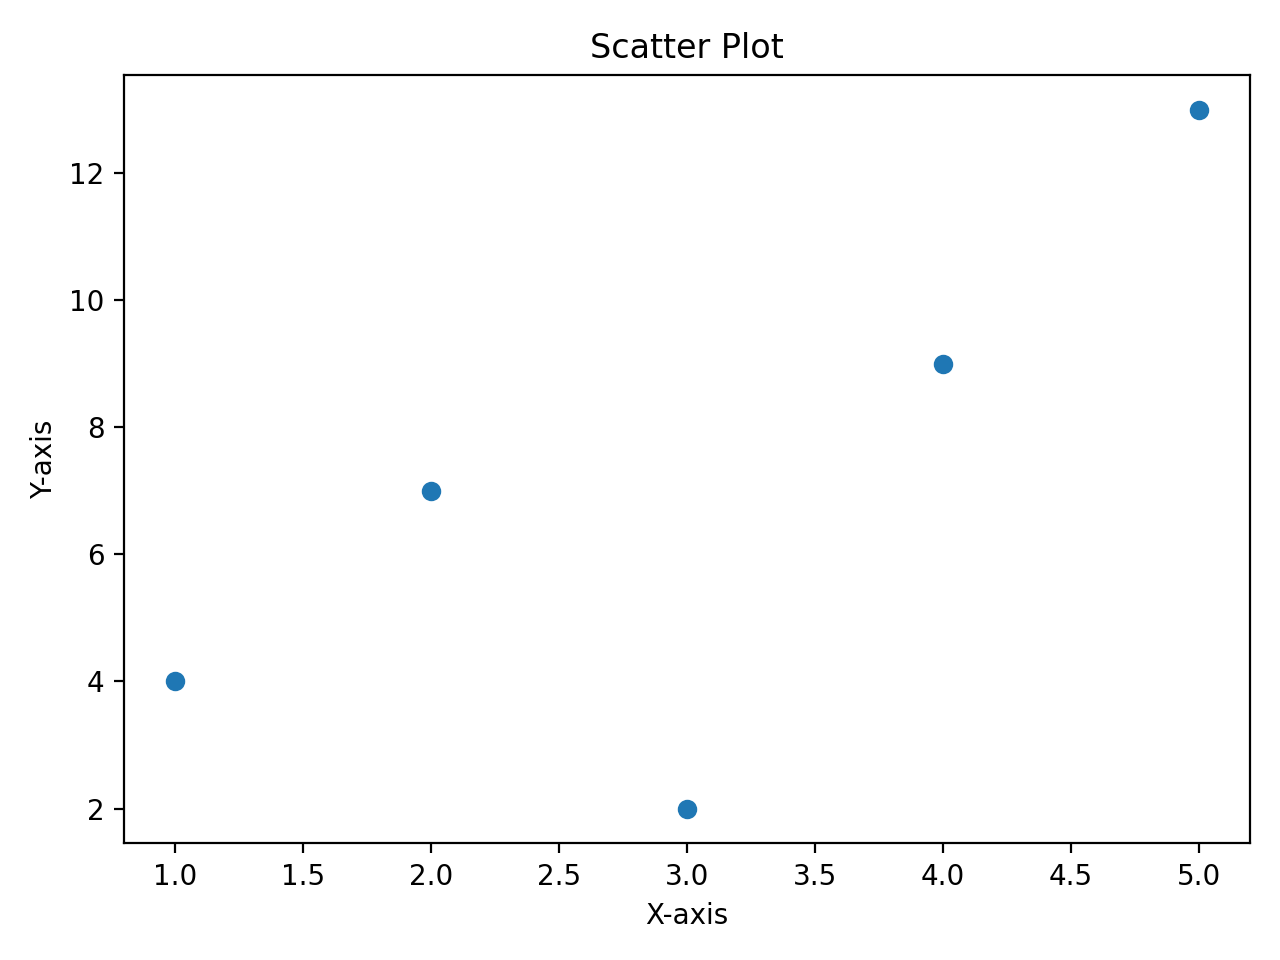

Reproduce this figure in Python.
"""
散点图展示：二维数据点的分布与趋势。

教学重点：
  - 使用 matplotlib 绘制散点图（Scatter Plot）
  - 散点图常用于观察两个变量之间的相关性
  - 数据点的位置由 (x, y) 坐标对决定
"""

# --- 1. 导入与后端设置 ---
import matplotlib

matplotlib.use("Agg")  # 使用非交互式后端，适合脚本环境保存图片

import matplotlib.pyplot as plt

# --- 2. 数据准备 ---
x = [1, 2, 3, 4, 5]   # x 轴数据
y = [4, 7, 2, 9, 13]   # y 轴数据，与 x 一一对应

# --- 3. 绘制散点图 ---
plt.scatter(x, y)         # 绘制散点，每个点由 (x[i], y[i]) 定位
plt.title("Scatter Plot")
plt.xlabel("X-axis")
plt.ylabel("Y-axis")
plt.tight_layout()        # 自动调整布局，避免标签被裁剪
plt.savefig("q4_scatter.png", dpi=200)  # 保存为 PNG 图片，分辨率 200 dpi
